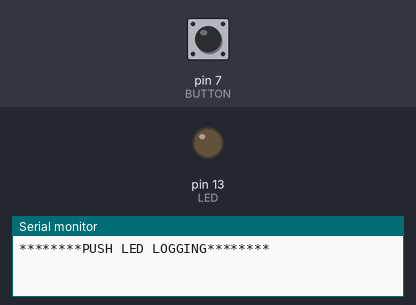
Recording of a sketch running on a simulated Arduino Uno, built with avr-gcc and run on an emulated ATmega328P. Parts: output pins drawn as LEDs (lit = HIGH), the last lines printed to the serial monitor. The inputs (shaded band) are chosen by the test bench; at power-on: pin 7 (BUTTON) LOW.

Above: at 1.2 s.
1.3 s: pin 7 (BUTTON) pulled HIGH for 0.15 s
At 2.2 s:
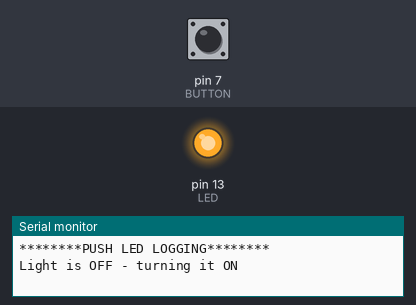
2.9 s: pin 7 (BUTTON) pulled HIGH for 1 s
At 3.4 s:
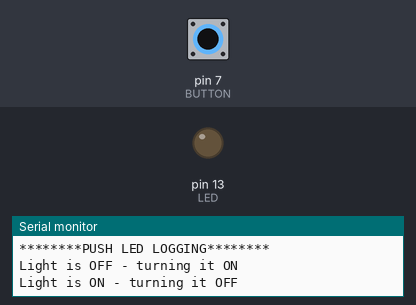
5.4 s: pin 7 (BUTTON) pulled HIGH for 3.2 s
At 6.5 s:
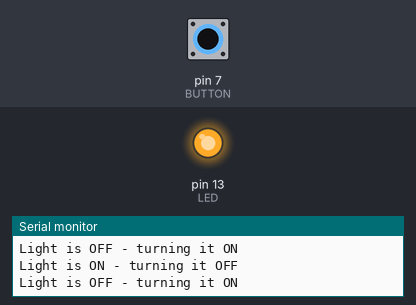
Timing chart, 0 to 8.4 s (numbered marks = the images above; inputs shaded):
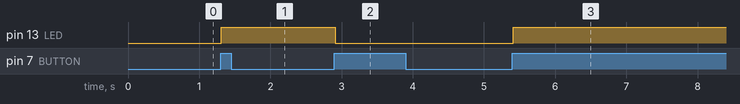

Measured:
- after the input at 1.3 s, pin 13 (LED): LOW → HIGH at once
- after the input at 2.9 s, pin 13 (LED): HIGH → LOW at once
- after the input at 5.4 s, pin 13 (LED): LOW → HIGH at once

The sketch:

push_led.ino
```cpp
//Push LED - turns on LED when button is pressed

const int LED = 13;
const int BUTTON = 7;
const int ON = 1;
const int OFF = 0;

int val = 0;
int priorVal = 0;
int state = OFF;

void setup() {
  Serial.begin(9600);
  Serial.println("********PUSH LED LOGGING********");
  pinMode(LED, OUTPUT);
  pinMode(BUTTON, INPUT);
}

void loop() {
  val = digitalRead(BUTTON);

  if(val == HIGH && priorVal == LOW){
    delay(10); //wait for a minute for the bouncing to stop
    if(state == ON){
      Serial.println("Light is ON - turning it OFF");
      state = OFF;
      digitalWrite(LED, LOW);
    }else if(state == OFF){
      Serial.println("Light is OFF - turning it ON");
      state = ON;
      digitalWrite(LED, HIGH);
    }
  }

  priorVal = val;

}
```
